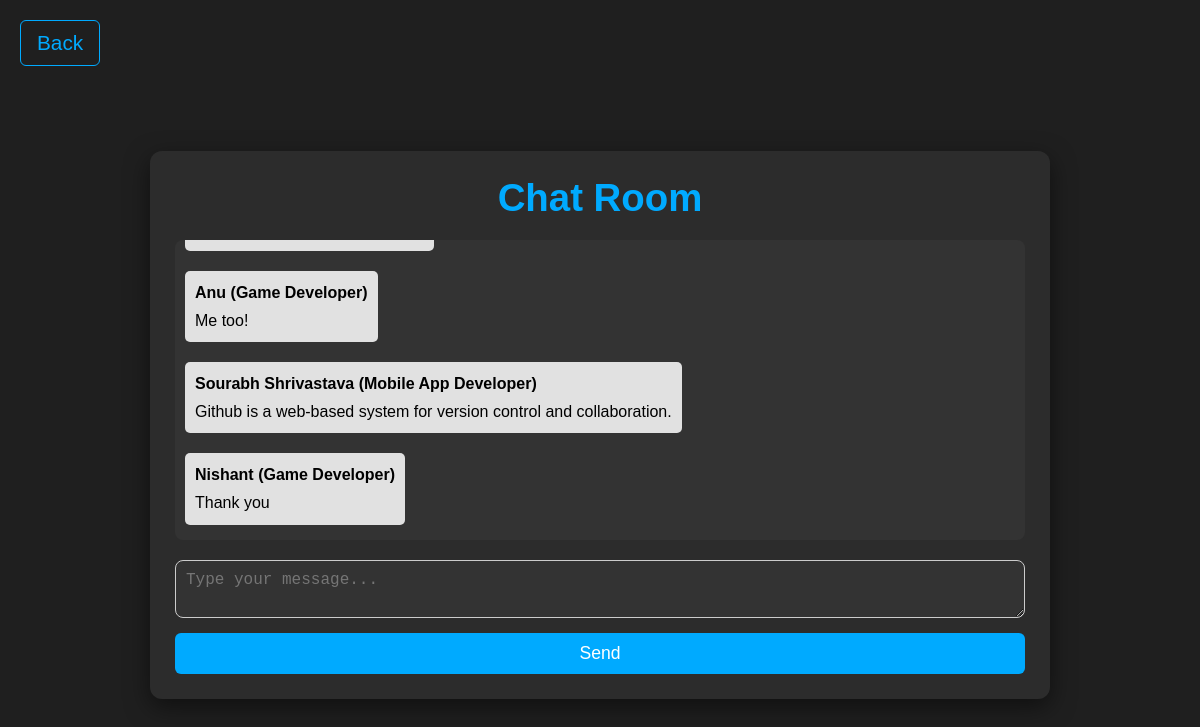
/chatroom, run on an earlier commit of the app's database.
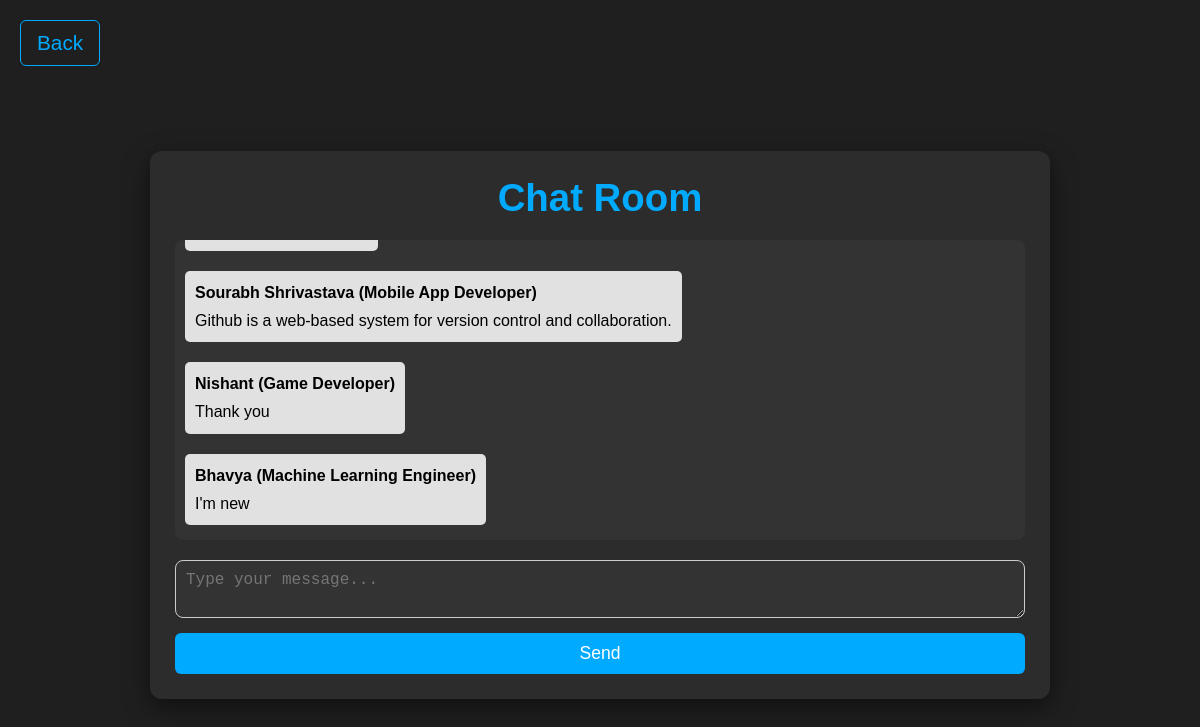
And on a later commit of the database.
### app.py (models this page shows, shortened)
class Chats(db.Model):
    id = db.Column(db.Integer, primary_key = True, autoincrement=True)
    name = db.Column(db.String, nullable = False)
    email = db.Column(db.String, nullable = False)
    message = db.Column(db.String, nullable = False)
    course = db.Column(db.String, nullable = False)

### app.py (the view)
@app.route('/chatroom', methods=['GET', 'POST'])
def chatroom():
    if request.method == "POST":
        user = User.query.filter(User.email == session['user_email']).first()
        new_message = Chats(
            email=session['user_email'],
            name=user.name,
            course=user.path,
            message=request.form['message']
        )
        try:
            db.session.add(new_message)
            user.score += 10
            db.session.commit()
            return redirect('/chatroom')
        except:
            "Failed to update"
    else:
        messages = Chats.query.order_by(Chats.id).all()
        return render_template('chatroom.html', messages=messages)

### templates/chatroom.html (shortened to what this page needs)
{% extends "base.html" %}
{% block head %}
<link rel="stylesheet" href="{{ url_for('static', filename='style_chatroom.css') }}">
{% endblock %}
{% block body %}
<a href="/" class="back-button">Back</a>
<div class="chatroom-container">
    <div class="chat-header">
        <h1>Chat Room</h1>
    </div>
    <div class="messages-container">
        {% for message in messages %}
        <div class="message {% if message.email == session['user_email'] %}user-message{% else %}other-message{% endif %}">
            <div class="message-header">
                <strong>{{ message.name }}</strong> ({{ message.course }})
            </div>
            <div class="message-content">
                {{ message.message }}
            </div>
        </div>
        {% endfor %}
    </div>
    <form method="POST" action="/chatroom" class="message-form" id="message-form">
        <textarea name="message" placeholder="Type your message..." id="message-input" required></textarea>
        <button type="submit" id="send-button">Send</button>
    </form>
</div>
{% endblock %}

### templates/base.html (shortened to what this page needs)
<!DOCTYPE html>
<html lang="en">
<head>
    {% block head %}{% endblock %}
</head>
<body>
    {% block body %}{% endblock %}
</body>
</html>

### static/style_chatroom.css (style rules this page uses)
* { margin: 0; padding: 0; box-sizing: border-box; }
body { font-family: 'Arial', sans-serif; background-color: #1f1f1f; color: #f1f1f1; display: flex; flex-direction: column; justify-content: center; align-items: center; min-height: 100vh; padding-top: 20px; }
.back-button { position: absolute; top: 20px; left: 20px; color: #00aaff; font-size: 1.3rem; text-decoration: none; padding: 10px 16px; border: 1px solid #00aaff; border-radius: 6px; background-color: transparent; transition: background-color 0.3s, color 0.3s, transform 0.2s; z-index: 10; }
.chatroom-container { width: 90%; max-width: 900px; background-color: #2c2c2c; border-radius: 12px; box-shadow: 0 8px 25px rgba(0, 0, 0, 0.5); padding: 25px; margin-top: 80px; margin-bottom: 50px; display: flex; flex-direction: column; height: 75%; }
.chat-header h1 { color: #00aaff; font-size: 2.4rem; font-weight: 700; margin-bottom: 20px; text-align: center; }
.messages-container { flex-grow: 1; overflow-y: auto; padding: 10px; margin-bottom: 20px; background-color: #333; border-radius: 8px; max-height: 300px; }
.message { margin-bottom: 15px; padding: 10px; border-radius: 8px; font-size: 1rem; line-height: 1.5; }
.other-message { background-color: #444; color: rgb(0, 0, 0); align-self: flex-start; }
.message-header { font-weight: bold; margin-bottom: 5px; }
.message-content { font-size: 1rem; line-height: 1.4; }
.message-form { display: flex; flex-direction: column; }
#message-input { width: 100%; padding: 10px; border-radius: 8px; border: 1px solid #ccc; background-color: #333; color: white; font-size: 1rem; margin-bottom: 15px; }
#send-button { padding: 10px 20px; background-color: #00aaff; color: white; border: none; border-radius: 6px; font-size: 1.1rem; cursor: pointer; transition: background-color 0.3s, transform 0.2s; width: 100%; }
.messages-container { display: flex; flex-direction: column; gap: 10px; padding: 10px; overflow-y: auto; }
.message { max-width: 70%; padding: 10px; border-radius: 5px; background-color: #f1f1f1; margin: 5px 0; word-wrap: break-word; }
.other-message { align-self: flex-start; background-color: #e1e1e1; }

What changed in the data, as far as the page shows it:
no longer on this page (row unchanged): Chats: name "Anu", course "Game Developer", message "Me too!"
added Chats: name "Bhavya", course "Machine Learning Engineer", message "I'm new"
